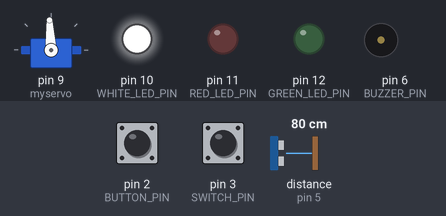
The sketch below on a simulated Arduino Uno, built with avr-gcc and run on an emulated ATmega328P. Parts: servo, output pins drawn as LEDs (lit = HIGH), buzzer (waves = sounding). Inputs (shaded band) come from the test bench; at power-on: pin 2 (BUTTON_PIN) HIGH, pin 3 (SWITCH_PIN) HIGH, distance to the obstacle (sensor on pin 5) 80 cm. The echo pulse lasts 58.3 µs per cm.

Above: at 1.2 s.
1.3 s: pin 2 (BUTTON_PIN) pulled LOW for 0.15 s
At 1.7 s:
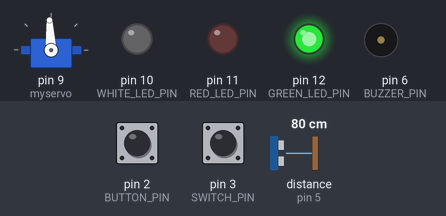
2.9 s: pin 3 (SWITCH_PIN) pulled LOW for 0.15 s
At 6.4 s:
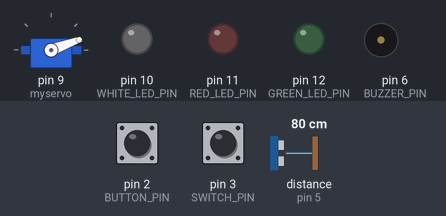
12.0 s: pin 2 (BUTTON_PIN) pulled LOW for 3.2 s
At 15.4 s:
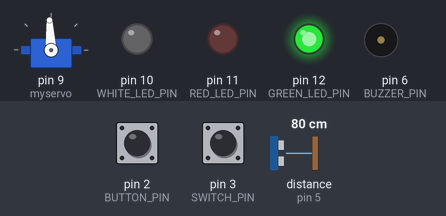
16.7 s: pin 3 (SWITCH_PIN) pulled LOW for 1 s
At 17.0 s:
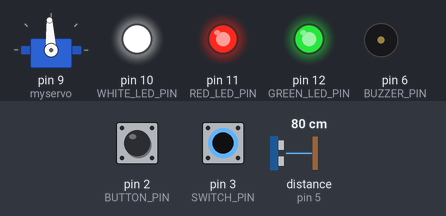
Timing chart, 0 to 21.2 s (numbered marks = the images above; inputs shaded):
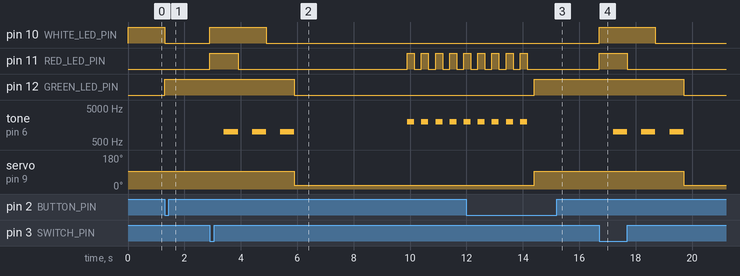

The sketch:

Fsm_Mod.RubeG_wheels.ino
```cpp
#include <NewPing.h>
#include <ServoTimer2.h>
#include <NewTone.h>

//define board pins, servo positions, hc-sr04 maximum distance, number of leds pins and buzzer frequencies.
#define BUTTON_PIN 2
#define SWITCH_PIN 3
#define TRIG_PIN 4
#define ECHO_PIN 5
#define BUZZER_PIN 6
#define WHITE_LED_PIN 10
#define RED_LED_PIN 11
#define GREEN_LED_PIN 12
#define LED_TOT_PINS 3
#define SERVO_PIN 9
#define SERVO_DOWN 750
#define SERVO_UP 1500
#define MAX_DISTANCE 10
#define COUNTDOWN_FREQUENCY 1000
#define ARRIVED_FREQUENCY 1200
#define ERROR_FREQUENCY 2000

//states of the finite state machine
enum State {
  IDLE_STATE,
  START_STATE,
  WAIT_FOR_CAR_STATE,
  CAR_ARRIVED_STATE,
  ERROR_STATE
};

//variables declaration
NewPing sonar(TRIG_PIN, ECHO_PIN, MAX_DISTANCE);
State currentState = IDLE_STATE;
bool servoPositioned = true;  //true if servo is in up position
ServoTimer2 myservo;
uint8_t ledPins[LED_TOT_PINS] = { 11, 10, 12 };
unsigned long startTime;

//functions prototypes
void start();
void customStateBehavior(uint8_t ledPin, unsigned long frequency, unsigned long stateTime);

void setup() {
  pinMode(TRIG_PIN, OUTPUT);
  pinMode(ECHO_PIN, INPUT);
  pinMode(WHITE_LED_PIN, OUTPUT);
  pinMode(RED_LED_PIN, OUTPUT);
  pinMode(GREEN_LED_PIN, OUTPUT);
  pinMode(BUTTON_PIN, INPUT_PULLUP);
  pinMode(SWITCH_PIN, INPUT_PULLUP);
  myservo.attach(9);
  myservo.write(SERVO_UP);            //set initial position of servo
  digitalWrite(WHITE_LED_PIN, HIGH);  //turn on white led
  //Serial.begin(115200);             //uncomment for serial communication
}

void start() {
  for (uint8_t i = 0; i < LED_TOT_PINS - 1; i++) {  //turn on each led, skipping the green one that is already on
    digitalWrite(ledPins[i], HIGH);
  }
  for (uint8_t i = 0; i < LED_TOT_PINS; i++) {  //turn off each led with some delay between each one, with a sound effect
    delay(500);
    NewTone(BUZZER_PIN, COUNTDOWN_FREQUENCY);
    delay(500);
    noNewTone(BUZZER_PIN);
    digitalWrite(ledPins[i], LOW);
  }
  myservo.write(SERVO_DOWN);  //servo lets the car go
  servoPositioned = false;
}

void customStateBehavior(uint8_t ledPin, unsigned long frequency, unsigned long stateTime) {
  while (millis() - stateTime < 4000) {  //stay in the state (and in function) for 4 seconds
    digitalWrite(ledPin, HIGH);          //led blinks (red led -> error state; green led -> car arrived state)
    NewTone(BUZZER_PIN, frequency);      //sound effect (2000 -> error state; 1200 -> car arrived state)
    delay(250);
    noNewTone(BUZZER_PIN);
    digitalWrite(ledPin, LOW);
    delay(250);
  }
}

void loop() {
  switch (currentState) {
    case IDLE_STATE:
      if (!servoPositioned) {               //if i come from an another state
        myservo.write(SERVO_UP);            //put servo in up position
        digitalWrite(WHITE_LED_PIN, HIGH);  //turn on white led
        servoPositioned = true;
      }
      if (digitalRead(BUTTON_PIN) == LOW && servoPositioned) {  //button pressed to confirm the presence of the car
        currentState = START_STATE;
      }
      break;
    case START_STATE:
      digitalWrite(WHITE_LED_PIN, LOW);      //turn off white led
      digitalWrite(GREEN_LED_PIN, HIGH);     //turn on green led
      if (digitalRead(SWITCH_PIN) == LOW) {  //input from switch
        start();                             //activate start sequence
        startTime = millis();                //set start event time
        currentState = WAIT_FOR_CAR_STATE;
      }
      break;
    case WAIT_FOR_CAR_STATE:
      if (millis() - startTime > 4000)  //If the car is not detected within 4 seconds
        currentState = ERROR_STATE;
      //Serial.println(sonar.ping_cm()); //uncomment for serial communication
      if (sonar.ping_cm() >= 1 && sonar.ping_cm() <= 8)  //if the car is detected
        currentState = CAR_ARRIVED_STATE;
      break;
    case CAR_ARRIVED_STATE:
      customStateBehavior(GREEN_LED_PIN, ARRIVED_FREQUENCY, millis());
      currentState = IDLE_STATE;
      break;
    case ERROR_STATE:
      customStateBehavior(RED_LED_PIN, ERROR_FREQUENCY, millis());
      currentState = IDLE_STATE;
      break;
  }
}
```

Measured:
- after the input at 1.3 s, pin 10 (WHITE_LED_PIN): HIGH → LOW at once; pin 12 (GREEN_LED_PIN): LOW → HIGH at once
- after the input at 2.9 s, pin 10 (WHITE_LED_PIN): LOW → HIGH at once, → LOW 2.0 s later; pin 11 (RED_LED_PIN): goes HIGH 1.0 s, LOW 6.0 s, 4 × (HIGH 0.25 s, LOW 0.25 s), then HIGH, starting at once
- after the input at 12.0 s, pin 10 (WHITE_LED_PIN): stays LOW (without the input it goes to HIGH after 2.4 s); pin 12 (GREEN_LED_PIN): LOW → HIGH after 2.4 s
- after the input at 16.7 s, pin 10 (WHITE_LED_PIN): LOW → HIGH at once, → LOW 2.0 s later; pin 11 (RED_LED_PIN): LOW → HIGH at once, → LOW 1.0 s later
